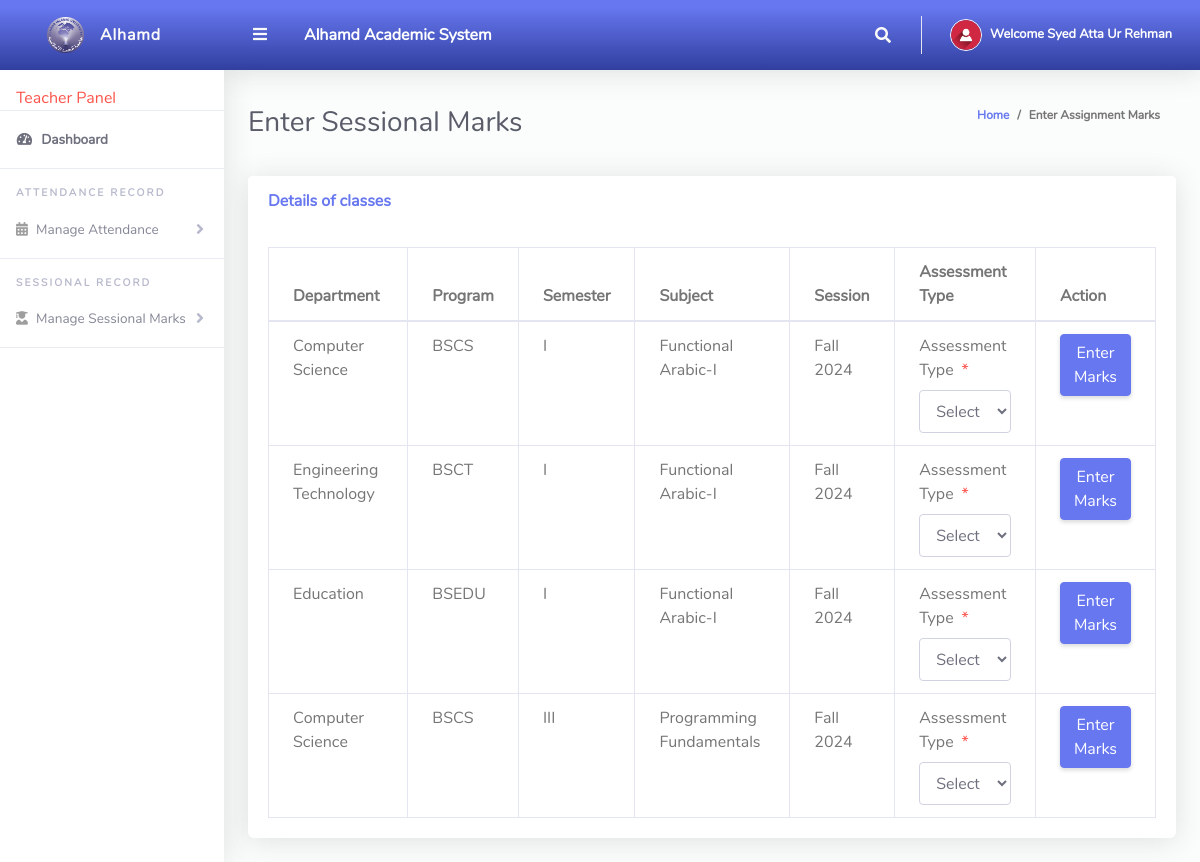
Page /ClassTeacher/sessionalMarks.php (signed in) on the committed database.
### tables this page shows
CREATE TABLE IF NOT EXISTS Teachers (
    TeacherID INT PRIMARY KEY AUTO_INCREMENT,
    DeptCode INT,
    DeptName VARCHAR(50),
    TeacherCode INT UNIQUE,
    TeacherName VARCHAR(100),
    Email varchar(50) NOT NULL,
    Password VARCHAR(20)
);

CREATE TABLE IF NOT EXISTS Schedule (
    ScheduleID INT PRIMARY KEY AUTO_INCREMENT,
    Day VARCHAR(20) NOT NULL,  
    Time VARCHAR(20) NOT NULL,
    Department varchar(50),
    Program VARCHAR(50),
    Semester VARCHAR(10),
    Subject VARCHAR(100),
    TeacherCode INT  ,
    Session Varchar(50),
    RoomNo VARCHAR(20) NOT NULL,
    FOREIGN KEY (TeacherCode) REFERENCES Teachers(TeacherCode) ON DELETE CASCADE
);

### ClassTeacher/sessionalMarks.php (the view, shortened to what this page needs)
<?php
include '../Includes/dbcon.php';
?>
<!DOCTYPE html>
<html lang="en">
<head>
  <link href="../vendor/fontawesome-free/css/all.min.css" rel="stylesheet" type="text/css">
  <link href="../vendor/bootstrap/css/bootstrap.min.css" rel="stylesheet" type="text/css">
  <link href="css/ruang-admin.min.css" rel="stylesheet">
</head>
<body id="page-top">
  <div id="wrapper">
    <?php include "Includes/sidebar.php"; ?>
    <div id="content-wrapper" class="d-flex flex-column">
      <div id="content">
        <?php include "Includes/topbar.php"; ?>
        <div class="container-fluid" id="container-wrapper">
          <div class="d-sm-flex align-items-center justify-content-between mb-4">
            <h1 class="h3 mb-0 text-gray-800">Enter Sessional Marks</h1>
            <ol class="breadcrumb">
              <li class="breadcrumb-item"><a href="./">Home</a></li>
              <li class="breadcrumb-item active" aria-current="page">Enter Assignment Marks</li>
            </ol>
          </div>
          <div class="row">
            <div class="col-lg-12">
            <div class="card mb-4">
                <div class="card-header py-3 d-flex flex-row align-items-center justify-content-between">
                  <h6 class="m-0 font-weight-bold text-primary">Details of classes</h6>
                </div>
                <div class="card-body">
                          <?php
                          $teacherCode = $_SESSION['teachercode'];
                          $query = "SELECT DISTINCT Department FROM Schedule WHERE TeacherCode = '$teacherCode'";
                          print_r($query);
                          ?>
                          <?php
                          $query = "SELECT Distinct s.SessionID, s.Session FROM  Schedule sc JOIN Sessions s ON sc.Session = s.Session WHERE sc.TeacherCode = '$teacherCode'";
                          print_r($query);
                          ?>
                  <table class="table table-bordered">
                    <thead>
                      <tr>
                        <th>Department</th>
                        <th>Program</th>
                        <th>Semester</th>
                        <th>Subject</th>
                        <th>Session</th>
                        <th>Assessment Type</th>
                        <th>Action</th>
                      </tr>
                    </thead>
                    <tbody>
                      <?php
                      $teacherCode = $_SESSION['teachercode'];
                      $query = "SELECT * FROM Schedule WHERE TeacherCode = '$teacherCode'";
                      $result = mysqli_query($conn, $query);
                      while ($row = mysqli_fetch_assoc($result)) {
                        $sessionquery = "SELECT SessionID from Sessions WHERE Session='$row[Session]'";
                        $sessionquery = $conn->query($sessionquery);
                        $sessionquery = $sessionquery->fetch_assoc();
                        $sessionid = $sessionquery['SessionID'];
                        echo '<tr>';
                        echo '<form method="post">';
                        echo '<td>' . $row['Department'] . '<input type="hidden" name="Department" value="' . $row['Department'] . '"></td>';
                        echo '<td>' . $row['Program'] . '<input type="hidden" name="Program" value="' . $row['Program'] . '"></td>';
                        echo '<td>' . $row['Semester'] . '<input type="hidden" name="Semester" value="' . $row['Semester'] . '"></td>';
                        echo '<td>' . $row['Subject'] . '<input type="hidden" name="Subject" value="' . $row['Subject'] . '"></td>';
                        echo '<td>' . $row['Session'] . '<input type="hidden" name="Session" value="' . $sessionid . '"></td>';
                        echo '<td><label class="form-control-label">Assessment Type<span class="text-danger ml-2">*</span></label>
                              <select class="form-control" name="assessment_type" required>
                                <option value="">Select Assessment</option>
                                <option value="Assignment1">Assignment 1</option>
                                <option value="Assignment2">Assignment 2</option>
                                <option value="Assignment3">Assignment 3</option>
                                <option value="Quiz1">Quiz1</option>
                                <option value="Quiz2">Quiz2</option>
                                <option value="Project1">Project1</option>
                                <option value="Project2">Project2</option>
                              </select></td>';
                        echo '<td><button type="submit" name="view" class="btn btn-primary">Enter Marks</button></td>';
                        echo '</form>';
                        echo '</tr>';
                      }
                      ?>
                    </tbody>
                  </table>
                </div>
              </div>
            </div>
          </div>
        </div>
      </div>
    </div>
  </div>
</body>
</html>

### ClassTeacher/Includes/topbar.php (shortened to what this page needs)
<?php
  $query = "SELECT * FROM teachers WHERE TeacherID = ".$_SESSION['userId']."";
  $rs = $conn->query($query);
  $rows = $rs->fetch_assoc();
  $fullName = $rows["TeacherName"]
?>
<nav class="navbar navbar-expand navbar-light bg-gradient-primary topbar mb-4 static-top">
          <button id="sidebarToggleTop" class="btn btn-link rounded-circle mr-3">
            <i class="fa fa-bars"></i>
          </button>
          <div class="text-white big ml-2" style="margin-left:100px;"><b>Alhamd Academic System</b></div>
          <ul class="navbar-nav ml-auto">
            <li class="nav-item dropdown no-arrow">
              <a class="nav-link dropdown-toggle" href="#" id="searchDropdown" role="button" data-toggle="dropdown"
                aria-haspopup="true" aria-expanded="false">
                <i class="fas fa-search fa-fw"></i>
              </a>
            </li>
            <li class="nav-item dropdown no-arrow">
              <a class="nav-link dropdown-toggle" href="#" id="userDropdown" role="button" data-toggle="dropdown"
                aria-haspopup="true" aria-expanded="false">
                <img class="img-profile rounded-circle" src="img/user-icn.png" style="max-width: 60px">
                <span class="ml-2 d-none d-lg-inline text-white small"><b>Welcome <?php echo $fullName;?></b></span>
              </a>
            </li>
          </ul>
        </nav>

### rows in the picture
teachers: TeacherName "Syed Atta Ur Rehman"
schedule: Department "Computer Science", Program "BSCS", Semester "I", Subject "Functional Arabic-I", Session "Fall 2024"
schedule: Department "Engineering Technology", Program "BSCT", Semester "I", Subject "Functional Arabic-I", Session "Fall 2024"
schedule: Department "Education", Program "BSEDU", Semester "I", Subject "Functional Arabic-I", Session "Fall 2024"
schedule: Department "Computer Science", Program "BSCS", Semester "III", Subject "Programming Fundamentals", Session "Fall 2024"
